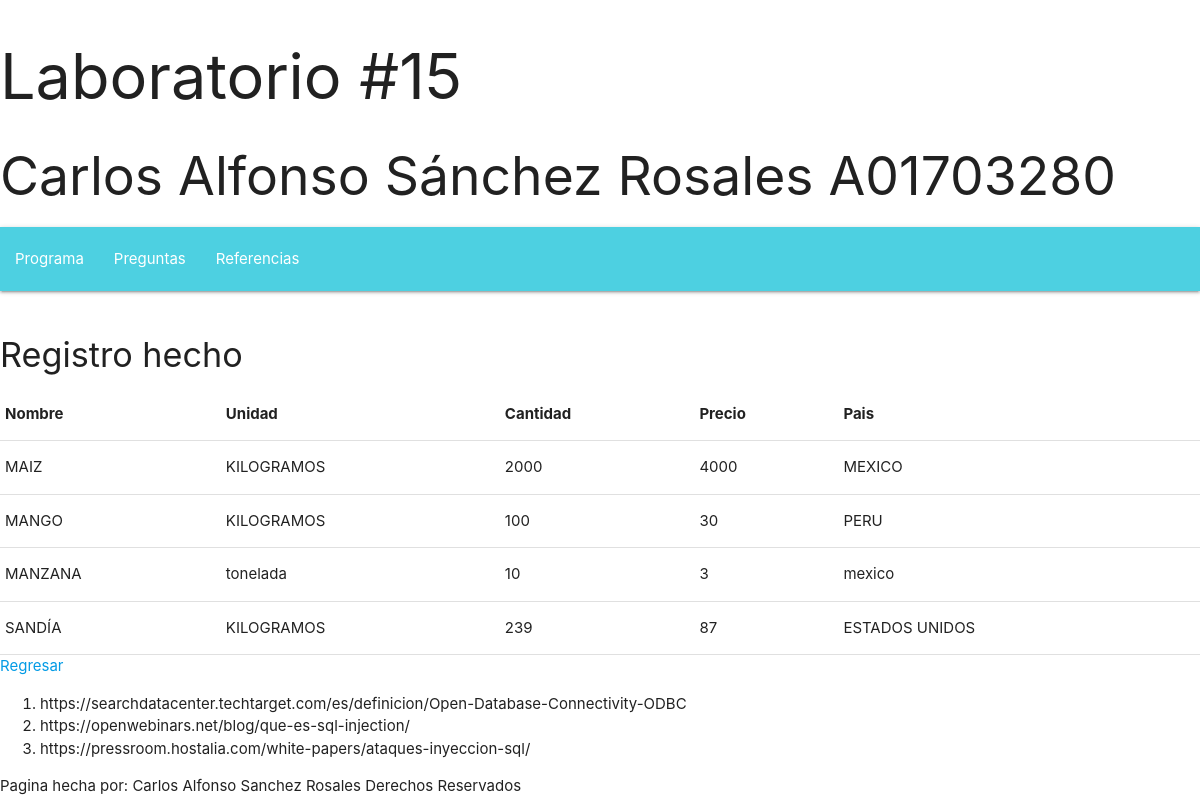
Page /insertar.php on the committed database.
### tables this page shows
CREATE TABLE `Fruit` (
  `nombre` varchar(60) NOT NULL,
  `units` varchar(20) DEFAULT NULL,
  `quantity` int(200) DEFAULT NULL,
  `price` int(200) DEFAULT NULL,
  `country` varchar(60) DEFAULT NULL
);

### util.php (the view, shortened to what this page needs)
<?php
function conectarDB(){
    $conexion = mysqli_connect("localhost","root","","Fruta");
    mysqli_set_charset($conexion,"utf8");
    return $conexion;
}
function getFruits(){
    $conexion = conectarDB();
    $sql ="SELECT * FROM Fruit";
    $result = mysqli_query($conexion, $sql);
    $regresar='
    <table>
        <thead>
          <tr>
              <th>Nombre</th>
              <th>Unidad</th>
              <th>Cantidad</th>
              <th>Precio</th>
              <th>Pais</th>
          </tr>
        </thead>
        <tbody>';
     while ($fila = mysqli_fetch_array($result, MYSQLI_BOTH)) {
        $regresar .= '<tr>
            <td>'.$fila["nombre"].'</td>
            <td>'.$fila["units"].'</td>
            <td>'.$fila["quantity"].'</td>
            <td>'.$fila["price"].'</td>
            <td>'.$fila["country"].'</td>
          </tr>';
    }
    $regresar .= ' </tbody>
      </table>';
    return $regresar;
}
function insertar($nombre,$units,$quantity,$price,$country){
    $conexion = conectarDB();
    $query='INSERT INTO Fruit (nombre, units, quantity, price, country) VALUES (?, ?, ?, ?, ?) ';
    if (!($statement = $conexion->prepare($query))) {
        die("No se pudo preparar la consulta para la bd: (" . $conexion->errno . ") " . $conexion->error);
    }
    return $statement;
}
?>

### insertar.php (shortened to what this page needs)
<?php
  require_once("util.php");
  if (isset($_POST["nombre"]) && isset($_POST["units"]) && isset($_POST["quantity"]) && isset($_POST["price"]) && isset($_POST["country"])) {
      if(insertar($_POST["nombre"],$_POST["units"],$_POST["quantity"],
      $_POST["price"],$_POST["country"])){
          echo "<h4>Registro hecho</h4>";
          echo getFruits();
      }
      else{
          echo "<h3>Hubo un error y no se pudo registrar.</h3>";
      }
      echo "<a href=index.php>Regresar</a>";
  }
?>

### rows in the picture
fruit: nombre "MAIZ", units "KILOGRAMOS", quantity "2000", price "4000", country "MEXICO"
fruit: nombre "MANGO", units "KILOGRAMOS", quantity "100", price "30", country "PERU"
fruit: nombre "MANZANA", units "tonelada", quantity "10", price "3", country "mexico"
fruit: nombre "SANDÍA", units "KILOGRAMOS", quantity "239", price "87", country "ESTADOS UNIDOS"
